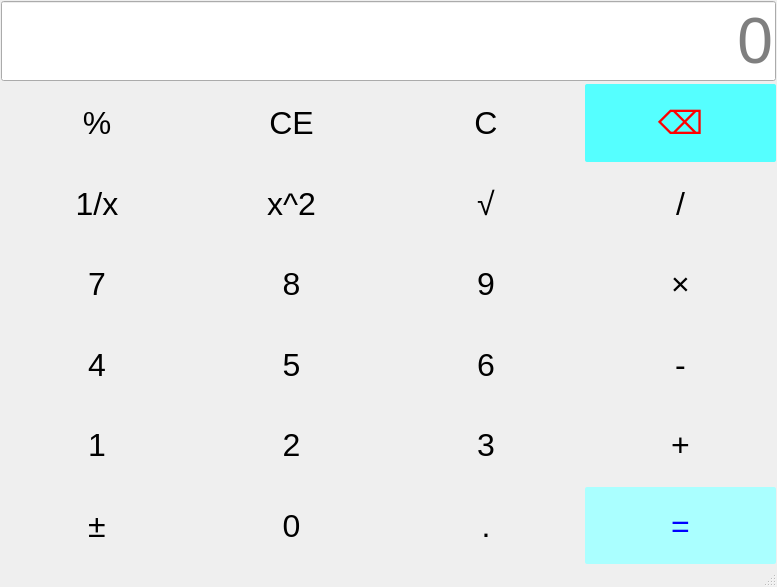
<?xml version="1.0" encoding="UTF-8"?>
<ui version="4.0">
 <class>MainWindow</class>
 <widget class="QMainWindow" name="MainWindow">
  <property name="geometry">
   <rect>
    <x>0</x>
    <y>0</y>
    <width>777</width>
    <height>587</height>
   </rect>
  </property>
  <property name="windowTitle">
   <string>计算器-陈升奋-2023414290404</string>
  </property>
  <property name="styleSheet">
   <string notr="true">QPushButton{
background-color :rgargb(0, 170, 255);
font-size:24pt;
color:black;
border-radius: 2px;
}

QPushButton:hover{
background-color : lightgreen;
color:black;
}

QPushButton:pressed{
background-color : blue;
color:black;
}

QLineEdit{
font-size:48pt;
}</string>
  </property>
  <widget class="QWidget" name="centralwidget">
   <property name="sizePolicy">
    <sizepolicy hsizetype="Minimum" vsizetype="Minimum">
     <horstretch>0</horstretch>
     <verstretch>0</verstretch>
    </sizepolicy>
   </property>
   <layout class="QVBoxLayout" name="verticalLayout">
    <property name="spacing">
     <number>3</number>
    </property>
    <property name="leftMargin">
     <number>1</number>
    </property>
    <property name="topMargin">
     <number>1</number>
    </property>
    <property name="rightMargin">
     <number>1</number>
    </property>
    <property name="bottomMargin">
     <number>1</number>
    </property>
    <item>
     <layout class="QGridLayout" name="gridLayout">
      <item row="6" column="0">
       <widget class="QPushButton" name="pushButton_20">
        <property name="sizePolicy">
         <sizepolicy hsizetype="Minimum" vsizetype="Minimum">
          <horstretch>0</horstretch>
          <verstretch>0</verstretch>
         </sizepolicy>
        </property>
        <property name="text">
         <string>±</string>
        </property>
       </widget>
      </item>
      <item row="4" column="3">
       <widget class="QPushButton" name="btnMinus">
        <property name="sizePolicy">
         <sizepolicy hsizetype="Minimum" vsizetype="Minimum">
          <horstretch>0</horstretch>
          <verstretch>0</verstretch>
         </sizepolicy>
        </property>
        <property name="text">
         <string>-</string>
        </property>
       </widget>
      </item>
      <item row="3" column="1">
       <widget class="QPushButton" name="btnNum8">
        <property name="sizePolicy">
         <sizepolicy hsizetype="Minimum" vsizetype="Minimum">
          <horstretch>0</horstretch>
          <verstretch>0</verstretch>
         </sizepolicy>
        </property>
        <property name="text">
         <string>8</string>
        </property>
       </widget>
      </item>
      <item row="3" column="0">
       <widget class="QPushButton" name="btnNum7">
        <property name="sizePolicy">
         <sizepolicy hsizetype="Minimum" vsizetype="Minimum">
          <horstretch>0</horstretch>
          <verstretch>0</verstretch>
         </sizepolicy>
        </property>
        <property name="styleSheet">
         <string notr="true"/>
        </property>
        <property name="text">
         <string>7</string>
        </property>
       </widget>
      </item>
      <item row="1" column="2">
       <widget class="QPushButton" name="btnClear">
        <property name="sizePolicy">
         <sizepolicy hsizetype="Minimum" vsizetype="Minimum">
          <horstretch>0</horstretch>
          <verstretch>0</verstretch>
         </sizepolicy>
        </property>
        <property name="text">
         <string>C</string>
        </property>
       </widget>
      </item>
      <item row="4" column="2">
       <widget class="QPushButton" name="btnNum6">
        <property name="sizePolicy">
         <sizepolicy hsizetype="Minimum" vsizetype="Minimum">
          <horstretch>0</horstretch>
          <verstretch>0</verstretch>
         </sizepolicy>
        </property>
        <property name="text">
         <string>6</string>
        </property>
       </widget>
      </item>
      <item row="1" column="3">
       <widget class="QPushButton" name="btnDel">
        <property name="sizePolicy">
         <sizepolicy hsizetype="Minimum" vsizetype="Minimum">
          <horstretch>0</horstretch>
          <verstretch>0</verstretch>
         </sizepolicy>
        </property>
        <property name="styleSheet">
         <string notr="true">QPushButton{
background-color :rgb(85, 255, 255);
color :red;
}</string>
        </property>
        <property name="text">
         <string>⌫</string>
        </property>
       </widget>
      </item>
      <item row="4" column="0">
       <widget class="QPushButton" name="btnNum4">
        <property name="sizePolicy">
         <sizepolicy hsizetype="Minimum" vsizetype="Minimum">
          <horstretch>0</horstretch>
          <verstretch>0</verstretch>
         </sizepolicy>
        </property>
        <property name="text">
         <string>4</string>
        </property>
       </widget>
      </item>
      <item row="2" column="0">
       <widget class="QPushButton" name="btnInverse">
        <property name="sizePolicy">
         <sizepolicy hsizetype="Minimum" vsizetype="Minimum">
          <horstretch>0</horstretch>
          <verstretch>0</verstretch>
         </sizepolicy>
        </property>
        <property name="text">
         <string>1/x</string>
        </property>
       </widget>
      </item>
      <item row="5" column="2">
       <widget class="QPushButton" name="btnNum3">
        <property name="sizePolicy">
         <sizepolicy hsizetype="Minimum" vsizetype="Minimum">
          <horstretch>0</horstretch>
          <verstretch>0</verstretch>
         </sizepolicy>
        </property>
        <property name="text">
         <string>3</string>
        </property>
       </widget>
      </item>
      <item row="4" column="1">
       <widget class="QPushButton" name="btnNum5">
        <property name="sizePolicy">
         <sizepolicy hsizetype="Minimum" vsizetype="Minimum">
          <horstretch>0</horstretch>
          <verstretch>0</verstretch>
         </sizepolicy>
        </property>
        <property name="text">
         <string>5</string>
        </property>
       </widget>
      </item>
      <item row="3" column="2">
       <widget class="QPushButton" name="btnNum9">
        <property name="sizePolicy">
         <sizepolicy hsizetype="Minimum" vsizetype="Minimum">
          <horstretch>0</horstretch>
          <verstretch>0</verstretch>
         </sizepolicy>
        </property>
        <property name="text">
         <string>9</string>
        </property>
       </widget>
      </item>
      <item row="1" column="1">
       <widget class="QPushButton" name="pushButton_2">
        <property name="sizePolicy">
         <sizepolicy hsizetype="Minimum" vsizetype="Minimum">
          <horstretch>0</horstretch>
          <verstretch>0</verstretch>
         </sizepolicy>
        </property>
        <property name="text">
         <string>CE</string>
        </property>
       </widget>
      </item>
      <item row="6" column="1">
       <widget class="QPushButton" name="btnNum0">
        <property name="sizePolicy">
         <sizepolicy hsizetype="Minimum" vsizetype="Minimum">
          <horstretch>0</horstretch>
          <verstretch>0</verstretch>
         </sizepolicy>
        </property>
        <property name="text">
         <string>0</string>
        </property>
       </widget>
      </item>
      <item row="1" column="0">
       <widget class="QPushButton" name="btnPercentage">
        <property name="sizePolicy">
         <sizepolicy hsizetype="Minimum" vsizetype="Minimum">
          <horstretch>0</horstretch>
          <verstretch>0</verstretch>
         </sizepolicy>
        </property>
        <property name="text">
         <string>%</string>
        </property>
       </widget>
      </item>
      <item row="3" column="3">
       <widget class="QPushButton" name="btnMultiple">
        <property name="sizePolicy">
         <sizepolicy hsizetype="Minimum" vsizetype="Minimum">
          <horstretch>0</horstretch>
          <verstretch>0</verstretch>
         </sizepolicy>
        </property>
        <property name="text">
         <string>×</string>
        </property>
       </widget>
      </item>
      <item row="5" column="3">
       <widget class="QPushButton" name="btnPlus">
        <property name="sizePolicy">
         <sizepolicy hsizetype="Minimum" vsizetype="Minimum">
          <horstretch>0</horstretch>
          <verstretch>0</verstretch>
         </sizepolicy>
        </property>
        <property name="text">
         <string>+</string>
        </property>
       </widget>
      </item>
      <item row="2" column="1">
       <widget class="QPushButton" name="btnSquare">
        <property name="sizePolicy">
         <sizepolicy hsizetype="Minimum" vsizetype="Minimum">
          <horstretch>0</horstretch>
          <verstretch>0</verstretch>
         </sizepolicy>
        </property>
        <property name="text">
         <string>x^2</string>
        </property>
       </widget>
      </item>
      <item row="6" column="3">
       <widget class="QPushButton" name="btnEqual">
        <property name="sizePolicy">
         <sizepolicy hsizetype="Minimum" vsizetype="Minimum">
          <horstretch>0</horstretch>
          <verstretch>0</verstretch>
         </sizepolicy>
        </property>
        <property name="styleSheet">
         <string notr="true">QPushButton{
background-color :rgb(170, 255, 255);
color :rgb(0, 0, 255);
}</string>
        </property>
        <property name="text">
         <string>=</string>
        </property>
       </widget>
      </item>
      <item row="5" column="0">
       <widget class="QPushButton" name="btnNum1">
        <property name="sizePolicy">
         <sizepolicy hsizetype="Minimum" vsizetype="Minimum">
          <horstretch>0</horstretch>
          <verstretch>0</verstretch>
         </sizepolicy>
        </property>
        <property name="text">
         <string>1</string>
        </property>
       </widget>
      </item>
      <item row="2" column="2">
       <widget class="QPushButton" name="btnSqrt">
        <property name="sizePolicy">
         <sizepolicy hsizetype="Minimum" vsizetype="Minimum">
          <horstretch>0</horstretch>
          <verstretch>0</verstretch>
         </sizepolicy>
        </property>
        <property name="text">
         <string>√</string>
        </property>
       </widget>
      </item>
      <item row="5" column="1">
       <widget class="QPushButton" name="btnNum2">
        <property name="sizePolicy">
         <sizepolicy hsizetype="Minimum" vsizetype="Minimum">
          <horstretch>0</horstretch>
          <verstretch>0</verstretch>
         </sizepolicy>
        </property>
        <property name="text">
         <string>2</string>
        </property>
       </widget>
      </item>
      <item row="6" column="2">
       <widget class="QPushButton" name="btnPeriod">
        <property name="sizePolicy">
         <sizepolicy hsizetype="Minimum" vsizetype="Minimum">
          <horstretch>0</horstretch>
          <verstretch>0</verstretch>
         </sizepolicy>
        </property>
        <property name="text">
         <string>.</string>
        </property>
       </widget>
      </item>
      <item row="2" column="3">
       <widget class="QPushButton" name="btnDivide">
        <property name="sizePolicy">
         <sizepolicy hsizetype="Minimum" vsizetype="Minimum">
          <horstretch>0</horstretch>
          <verstretch>0</verstretch>
         </sizepolicy>
        </property>
        <property name="text">
         <string>/</string>
        </property>
       </widget>
      </item>
      <item row="0" column="0" colspan="4">
       <widget class="QLineEdit" name="display">
        <property name="sizePolicy">
         <sizepolicy hsizetype="Minimum" vsizetype="Minimum">
          <horstretch>0</horstretch>
          <verstretch>0</verstretch>
         </sizepolicy>
        </property>
        <property name="text">
         <string/>
        </property>
        <property name="alignment">
         <set>Qt::AlignmentFlag::AlignRight|Qt::AlignmentFlag::AlignTrailing|Qt::AlignmentFlag::AlignVCenter</set>
        </property>
        <property name="placeholderText">
         <string>0</string>
        </property>
       </widget>
      </item>
     </layout>
    </item>
   </layout>
  </widget>
  <widget class="QMenuBar" name="menubar">
   <property name="geometry">
    <rect>
     <x>0</x>
     <y>0</y>
     <width>777</width>
     <height>22</height>
    </rect>
   </property>
  </widget>
  <widget class="QStatusBar" name="statusbar"/>
 </widget>
 <resources/>
 <connections/>
</ui>
